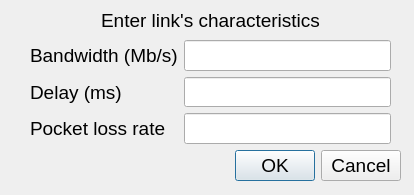
<?xml version="1.0" encoding="UTF-8"?>
<ui version="4.0">
 <class>Dialog</class>
 <widget class="QDialog" name="Dialog">
  <property name="geometry">
   <rect>
    <x>0</x>
    <y>0</y>
    <width>414</width>
    <height>195</height>
   </rect>
  </property>
  <property name="windowTitle">
   <string>Dialog</string>
  </property>
  <widget class="QDialogButtonBox" name="buttonBox">
   <property name="geometry">
    <rect>
     <x>60</x>
     <y>150</y>
     <width>341</width>
     <height>32</height>
    </rect>
   </property>
   <property name="font">
    <font>
     <pointsize>14</pointsize>
    </font>
   </property>
   <property name="orientation">
    <enum>Qt::Horizontal</enum>
   </property>
   <property name="standardButtons">
    <set>QDialogButtonBox::Cancel|QDialogButtonBox::Ok</set>
   </property>
  </widget>
  <widget class="QWidget" name="formLayoutWidget">
   <property name="geometry">
    <rect>
     <x>30</x>
     <y>40</y>
     <width>361</width>
     <height>104</height>
    </rect>
   </property>
   <layout class="QFormLayout" name="formLayout">
    <item row="0" column="0">
     <widget class="QLabel" name="label">
      <property name="font">
       <font>
        <pointsize>14</pointsize>
       </font>
      </property>
      <property name="text">
       <string>Bandwidth (Mb/s)</string>
      </property>
     </widget>
    </item>
    <item row="1" column="0">
     <widget class="QLabel" name="label_2">
      <property name="font">
       <font>
        <pointsize>14</pointsize>
       </font>
      </property>
      <property name="text">
       <string>Delay (ms)</string>
      </property>
     </widget>
    </item>
    <item row="2" column="0">
     <widget class="QLabel" name="label_3">
      <property name="font">
       <font>
        <pointsize>14</pointsize>
       </font>
      </property>
      <property name="text">
       <string>Pocket loss rate</string>
      </property>
     </widget>
    </item>
    <item row="0" column="1">
     <widget class="QLineEdit" name="lineEdit">
      <property name="font">
       <font>
        <pointsize>14</pointsize>
       </font>
      </property>
      <property name="alignment">
       <set>Qt::AlignCenter</set>
      </property>
     </widget>
    </item>
    <item row="1" column="1">
     <widget class="QLineEdit" name="lineEdit_2">
      <property name="font">
       <font>
        <pointsize>14</pointsize>
       </font>
      </property>
      <property name="alignment">
       <set>Qt::AlignCenter</set>
      </property>
     </widget>
    </item>
    <item row="2" column="1">
     <widget class="QLineEdit" name="lineEdit_3">
      <property name="font">
       <font>
        <pointsize>14</pointsize>
       </font>
      </property>
      <property name="alignment">
       <set>Qt::AlignCenter</set>
      </property>
     </widget>
    </item>
   </layout>
  </widget>
  <widget class="QLabel" name="label_4">
   <property name="geometry">
    <rect>
     <x>30</x>
     <y>10</y>
     <width>361</width>
     <height>20</height>
    </rect>
   </property>
   <property name="font">
    <font>
     <pointsize>14</pointsize>
    </font>
   </property>
   <property name="styleSheet">
    <string notr="true"/>
   </property>
   <property name="text">
    <string>Enter link's characteristics</string>
   </property>
   <property name="alignment">
    <set>Qt::AlignCenter</set>
   </property>
  </widget>
 </widget>
 <resources/>
 <connections>
  <connection>
   <sender>buttonBox</sender>
   <signal>accepted()</signal>
   <receiver>Dialog</receiver>
   <slot>accept()</slot>
   <hints>
    <hint type="sourcelabel">
     <x>248</x>
     <y>254</y>
    </hint>
    <hint type="destinationlabel">
     <x>157</x>
     <y>274</y>
    </hint>
   </hints>
  </connection>
  <connection>
   <sender>buttonBox</sender>
   <signal>rejected()</signal>
   <receiver>Dialog</receiver>
   <slot>reject()</slot>
   <hints>
    <hint type="sourcelabel">
     <x>316</x>
     <y>260</y>
    </hint>
    <hint type="destinationlabel">
     <x>286</x>
     <y>274</y>
    </hint>
   </hints>
  </connection>
 </connections>
</ui>
